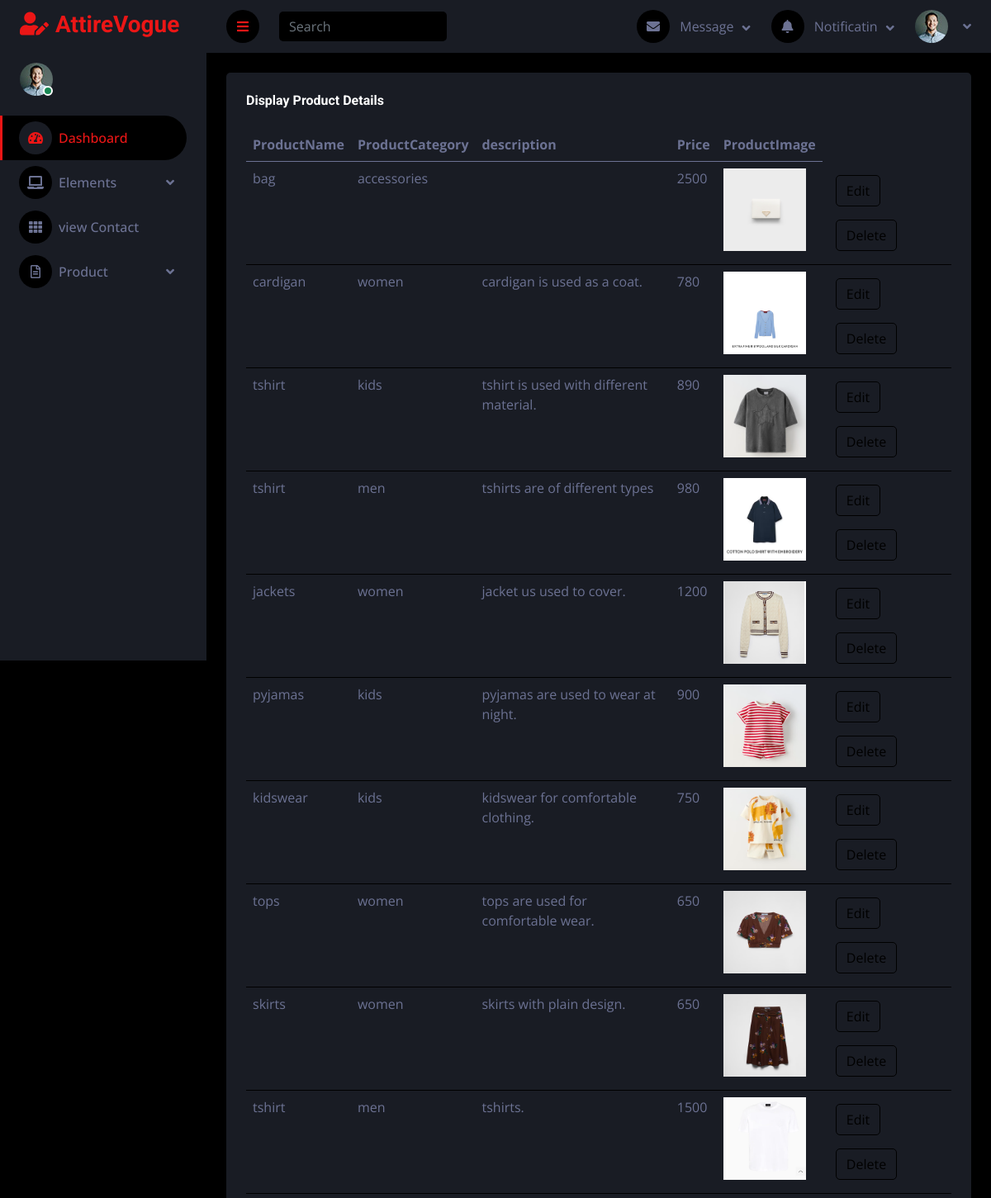
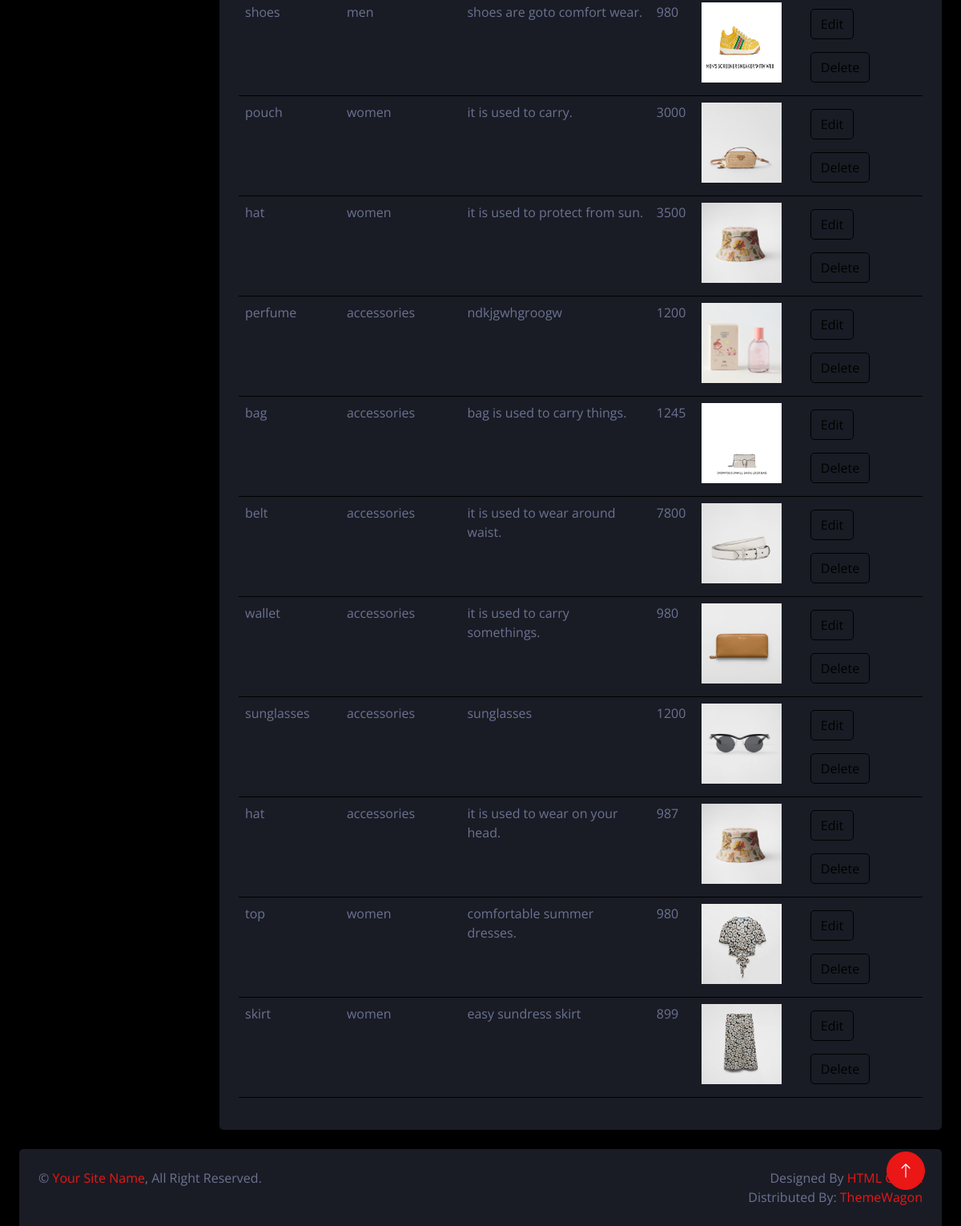
The page /laModa/display_products/ on the database its author committed (2 pictures, top to bottom).
### laModa/models.py (models this page shows)
class product_db(models.Model):
    ProductName=models.CharField(max_length=100,null=True,blank=True)
    ProductCategory=models.CharField(max_length=100,null=True,blank=True)
    description=models.TextField(null=True,blank=True)
    Price=models.IntegerField(null=True,blank=True)
    ProductImage=models.ImageField(upload_to="ProductImage",null=True,blank=True)

### laModa/views.py (the view)
# urls.py: path('display_products/',views.display_products,name="display_products"),
def display_products(req):
    data=product_db.objects.all()
    return render(req,"display_products.html",{'data':data})

### laModa/templates/display_products.html (shortened to what this page needs)
<!DOCTYPE html>
{% extends 'index.html' %}
{% block content %}
<html lang="en">
<head>
</head>
<body>
<div class="col-sm-12 col-xl-12">
                        <div class="bg-secondary rounded h-100 p-4">
                            <h6 class="mb-4">Display Product Details</h6>
                            <table class="table table-hover">
                                <thead>
                                    <tr>
                                        <th>ProductName</th>
                                        <th>ProductCategory</th>
                                        <th>description</th>
                                        <th>Price</th>
                                        <th>ProductImage</th>
                                    </tr>
                                </thead>
                                <tbody>
                            {% for d in data %}
                                <tr>
                                    <td>{{d.ProductName}}</td>
                                    <td>{{d.ProductCategory}}</td>
                                    <td>{{d.description}}</td>
                                    <td>{{d.Price}}</td>
                                    <td>
                                        <img src="{{d.ProductImage.url}}" alt="" width="100px" height="100px">
                                    </td>
                                    <td>
                                        <a href="{% url 'edit_products' prod_id=d.id %}">
                                                <button type="button" class="btn btn-outline-dark m-2">Edit</button>
                                        </a>
                                        <a href="{% url 'delete_products' prod_id=d.id %}">
                                            <button type="button" class="btn btn-outline-dark m-2">Delete</button>
                                        </a>
                                    </td>
                                </tr>
                            {% endfor %}
                                </tbody>
                            </table>
                        </div>
                    </div>
</body>
</html>
{% endblock %}

### laModa/templates/index.html (shortened to what this page needs)
<!DOCTYPE html>
{% load static %}
<html lang="en">
<head>
    <link href="https://cdnjs.cloudflare.com/ajax/libs/font-awesome/5.10.0/css/all.min.css" rel="stylesheet">
    <link href="https://cdn.jsdelivr.net/npm/bootstrap-icons@1.4.1/font/bootstrap-icons.css" rel="stylesheet">
    <link href="{% static 'new_folder/lib/owlcarousel/assets/owl.carousel.min.css' %}" rel="stylesheet">
    <link href="{% static 'new_folder/lib/tempusdominus/css/tempusdominus-bootstrap-4.min.css' %}" rel="stylesheet" />
    <link href="{% static 'new_folder/css/bootstrap.min.css' %}" rel="stylesheet">
    <link href="{% static 'new_folder/css/style.css' %}" rel="stylesheet">
</head>
<body>
    <div class="container-fluid position-relative d-flex p-0">
        <div class="sidebar pe-4 pb-3">
            <nav class="navbar bg-secondary navbar-dark">
                <a href="index.html" class="navbar-brand mx-4 mb-3">
                    <h3 class="text-primary"><i class="fa fa-user-edit me-2"></i>AttireVogue</h3>
                </a>
                <div class="d-flex align-items-center ms-4 mb-4">
                    <div class="position-relative">
                        <img class="rounded-circle" src="{% static 'new_folder/img/user.jpg' %}" alt="" style="width: 40px; height: 40px;">
                        <div class="bg-success rounded-circle border border-2 border-white position-absolute end-0 bottom-0 p-1"></div>
                    </div>
                </div>
                <div class="navbar-nav w-100">
                    <a href="index.html" class="nav-item nav-link active"><i class="fa fa-tachometer-alt me-2"></i>Dashboard</a>
                    <div class="nav-item dropdown">
                        <a href="#" class="nav-link dropdown-toggle" data-bs-toggle="dropdown"><i class="fa fa-laptop me-2"></i>Elements</a>
                    </div>
                    <a href="{% url 'contact_details' %}" class="nav-item nav-link"><i class="fa fa-th me-2"></i>view Contact</a>
                    <div class="nav-item dropdown">
                        <a href="#" class="nav-link dropdown-toggle" data-bs-toggle="dropdown"><i class="far fa-file-alt me-2"></i>Product</a>
                    </div>
                </div>
            </nav>
        </div>
        <div class="content">
            <nav class="navbar navbar-expand bg-secondary navbar-dark sticky-top px-4 py-0">
                <a href="#" class="sidebar-toggler flex-shrink-0">
                    <i class="fa fa-bars"></i>
                </a>
                <form class="d-none d-md-flex ms-4">
                    <input class="form-control bg-dark border-0" type="search" placeholder="Search">
                </form>
                <div class="navbar-nav align-items-center ms-auto">
                    <div class="nav-item dropdown">
                        <a href="#" class="nav-link dropdown-toggle" data-bs-toggle="dropdown">
                            <i class="fa fa-envelope me-lg-2"></i>
                            <span class="d-none d-lg-inline-flex">Message</span>
                        </a>
                    </div>
                    <div class="nav-item dropdown">
                        <a href="#" class="nav-link dropdown-toggle" data-bs-toggle="dropdown">
                            <i class="fa fa-bell me-lg-2"></i>
                            <span class="d-none d-lg-inline-flex">Notificatin</span>
                        </a>
                    </div>
                    <div class="nav-item dropdown">
                        <a href="#" class="nav-link dropdown-toggle" data-bs-toggle="dropdown">
                            <img class="rounded-circle me-lg-2" src="{% static 'new_folder/img/user.jpg' %}" alt="" style="width: 40px; height: 40px;">
                        </a>
                    </div>
                </div>
            </nav>
            <div class="container-fluid pt-4 px-4">
{% block content %}{% endblock %}
                            </div>
                        </div>
                    </div>
            <div class="container-fluid pt-4 px-4">
                <div class="bg-secondary rounded-top p-4">
                    <div class="row">
                        <div class="col-12 col-sm-6 text-center text-sm-start">
                            &copy; <a href="#">Your Site Name</a>, All Right Reserved.
                        </div>
                        <div class="col-12 col-sm-6 text-center text-sm-end">
                            Designed By <a href="https://htmlcodex.com">HTML Codex</a>
                            <br>Distributed By: <a href="https://themewagon.com" target="_blank">ThemeWagon</a>
                        </div>
                    </div>
                </div>
            </div>
        <a href="#" class="btn btn-lg btn-primary btn-lg-square back-to-top"><i class="bi bi-arrow-up"></i></a>
</body>
</html>

### laModa/static/new_folder/css/style.css (style rules this page uses)
:root { --primary: #EB1616; --secondary: #191C24; --light: #6C7293; --dark: #000000; }
.back-to-top { position: fixed; display: none; right: 45px; bottom: 45px; z-index: 99; }
.btn { transition: .5s; }
.btn-lg-square { width: 48px; height: 48px; }
.btn-square, .btn-sm-square, .btn-lg-square { padding: 0; display: inline-flex; align-items: center; justify-content: center; font-weight: normal; border-radius: 50px; }
.sidebar { position: fixed; top: 0; left: 0; bottom: 0; width: 250px; height: 100vh; overflow-y: auto; background: var(--secondary); transition: 0.5s; z-index: 999; }
.content { margin-left: 250px; min-height: 100vh; background: var(--dark); transition: 0.5s; }
@media (min-width: 992px) { .sidebar { margin-left: 0; } }
@media (min-width: 992px) { .content { width: calc(100% - 250px); } }
.sidebar .navbar .navbar-nav .nav-link { padding: 7px 20px; color: var(--light); font-weight: 500; border-left: 3px solid var(--secondary); border-radius: 0 30px 30px 0; outline: none; }
.sidebar .navbar .navbar-nav .nav-link:hover, .sidebar .navbar .navbar-nav .nav-link.active { color: var(--primary); background: var(--dark); border-color: var(--primary); }
.sidebar .navbar .navbar-nav .nav-link i { width: 40px; height: 40px; display: inline-flex; align-items: center; justify-content: center; background: var(--dark); border-radius: 40px; }
.sidebar .navbar .navbar-nav .nav-link:hover i, .sidebar .navbar .navbar-nav .nav-link.active i { background: var(--secondary); }
.sidebar .navbar .dropdown-toggle::after { position: absolute; top: 15px; right: 15px; border: none; content: "\f107"; font-family: "Font Awesome 5 Free"; font-weight: 900; transition: .5s; }
.content .navbar .navbar-nav .nav-link { margin-left: 25px; padding: 12px 0; color: var(--light); outline: none; }
.content .navbar .sidebar-toggler, .content .navbar .navbar-nav .nav-link i { width: 40px; height: 40px; display: inline-flex; align-items: center; justify-content: center; background: var(--dark); border-radius: 40px; }
.content .navbar .dropdown-toggle::after { margin-left: 6px; vertical-align: middle; border: none; content: "\f107"; font-family: "Font Awesome 5 Free"; font-weight: 900; transition: .5s; }

### rows shown on the page
product_db: ProductName "bag", ProductCategory "accessories", Price "2500", ProductImage (picture)
product_db: ProductName "cardigan", ProductCategory "women", description "cardigan is used as a coat.", Price "780", ProductImage (picture)
product_db: ProductName "tshirt", ProductCategory "kids", description "tshirt is used with different material.", Price "890", ProductImage (picture)
product_db: ProductName "tshirt", ProductCategory "men", description "tshirts are of different types", Price "980", ProductImage (picture)
product_db: ProductName "jackets", ProductCategory "women", description "jacket us used to cover.", Price "1200", ProductImage (picture)
product_db: ProductName "pyjamas", ProductCategory "kids", description "pyjamas are used to wear at night.", Price "900", ProductImage (picture)
product_db: ProductName "kidswear", ProductCategory "kids", description "kidswear for comfortable clothing.", Price "750", ProductImage (picture)
product_db: ProductName "tops", ProductCategory "women", description "tops are used for comfortable wear.", Price "650", ProductImage (picture)
product_db: ProductName "skirts", ProductCategory "women", description "skirts with plain design.", Price "650", ProductImage (picture)
product_db: ProductName "tshirt", ProductCategory "men", description "tshirts.", Price "1500", ProductImage (picture)
product_db: ProductName "shoes", ProductCategory "men", description "shoes are goto comfort wear.", Price "980", ProductImage (picture)
product_db: ProductName "pouch", ProductCategory "women", description "it is used to carry.", Price "3000", ProductImage (picture)
product_db: ProductName "hat", ProductCategory "women", description "it is used to protect from sun.", Price "3500", ProductImage (picture)
product_db: ProductName "perfume", ProductCategory "accessories", description "ndkjgwhgroogw", Price "1200", ProductImage (picture)
product_db: ProductName "bag", ProductCategory "accessories", description "bag is used to carry things.", Price "1245", ProductImage (picture)
product_db: ProductName "belt", ProductCategory "accessories", description "it is used to wear around waist.", Price "7800", ProductImage (picture)
product_db: ProductName "wallet", ProductCategory "accessories", description "it is used to carry somethings.", Price "980", ProductImage (picture)
product_db: ProductName "sunglasses", ProductCategory "accessories", description "sunglasses", Price "1200", ProductImage (picture)
product_db: ProductName "hat", ProductCategory "accessories", description "it is used to wear on your head.", Price "987", ProductImage (picture)
product_db: ProductName "top", ProductCategory "women", description "comfortable summer dresses.", Price "980", ProductImage (picture)
product_db: ProductName "skirt", ProductCategory "women", description "easy sundress skirt", Price "899", ProductImage (picture)
